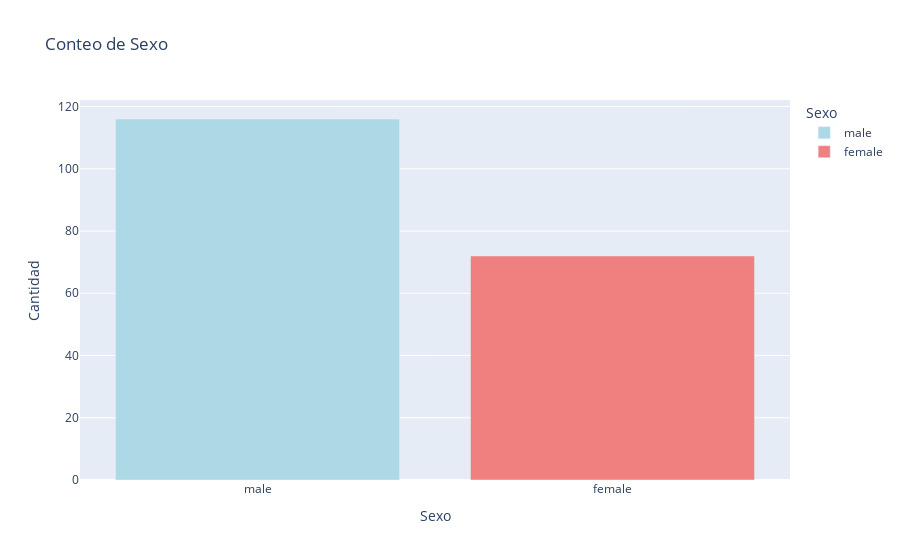

Notebook cell for this chart:
### Markdown cell above
#### ¿Qué sexo está más presente en los datos?

### Code cell
# Crear un DataFrame con el conteo de valores de edad
conteo_sexo = df['sexo'].value_counts().reset_index()
conteo_sexo.columns = ['Sexo', 'Conteo']

# Crear gráfica de barras
fig = px.bar(conteo_sexo, x='Sexo', y='Conteo', title='Conteo de Sexo',
             labels={'Sexo': 'Sexo', 'Conteo': 'Cantidad'}, color='Sexo',
             color_discrete_map={'female': 'lightcoral', 'male': 'lightblue'})

# Desplegar figura
fig.show()

### Figure 1 — Plotly figure (JSON) as saved in the notebook; plotly's stock layout.template omitted (floating-point values rounded to 4 significant figures)
{"data": [{"alignmentgroup": "True", "hovertemplate": "Sexo=%{x}<br>Cantidad=%{y}<extra></extra>", "legendgroup": "male", "marker": {"color": "lightblue", "pattern": {"shape": ""}}, "name": "male", "offsetgroup": "male", "orientation": "v", "showlegend": true, "textposition": "auto", "type": "bar", "x": ["male"], "xaxis": "x", "y": [116], "yaxis": "y"}, {"alignmentgroup": "True", "hovertemplate": "Sexo=%{x}<br>Cantidad=%{y}<extra></extra>", "legendgroup": "female", "marker": {"color": "lightcoral", "pattern": {"shape": ""}}, "name": "female", "offsetgroup": "female", "orientation": "v", "showlegend": true, "textposition": "auto", "type": "bar", "x": ["female"], "xaxis": "x", "y": [72], "yaxis": "y"}], "layout": {"barmode": "relative", "legend": {"title": {"text": "Sexo"}, "tracegroupgap": 0}, "title": {"text": "Conteo de Sexo"}, "xaxis": {"anchor": "y", "categoryarray": ["male", "female"], "categoryorder": "array", "domain": [0, 1], "title": {"text": "Sexo"}}, "yaxis": {"anchor": "x", "domain": [0, 1], "title": {"text": "Cantidad"}}}}
